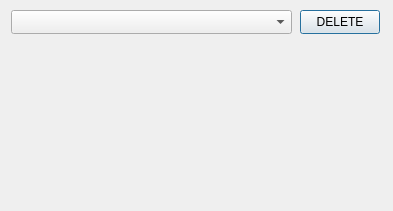
<?xml version="1.0" encoding="UTF-8"?>
<ui version="4.0">
 <class>deleteCourse</class>
 <widget class="QDialog" name="deleteCourse">
  <property name="geometry">
   <rect>
    <x>0</x>
    <y>0</y>
    <width>393</width>
    <height>211</height>
   </rect>
  </property>
  <property name="windowTitle">
   <string>Program Deletion Console</string>
  </property>
  <property name="windowIcon">
   <iconset resource="resources.qrc">
    <normaloff>:/Downloads/delete.png</normaloff>:/Downloads/delete.png</iconset>
  </property>
  <widget class="QPushButton" name="deletebutton">
   <property name="geometry">
    <rect>
     <x>300</x>
     <y>10</y>
     <width>80</width>
     <height>24</height>
    </rect>
   </property>
   <property name="text">
    <string>DELETE</string>
   </property>
  </widget>
  <widget class="QComboBox" name="comboBox">
   <property name="geometry">
    <rect>
     <x>11</x>
     <y>10</y>
     <width>281</width>
     <height>24</height>
    </rect>
   </property>
   <property name="placeholderText">
    <string>ACADEMIC PROGRAMS</string>
   </property>
  </widget>
 </widget>
 <resources>
  <include location="resources.qrc"/>
 </resources>
 <connections/>
</ui>
